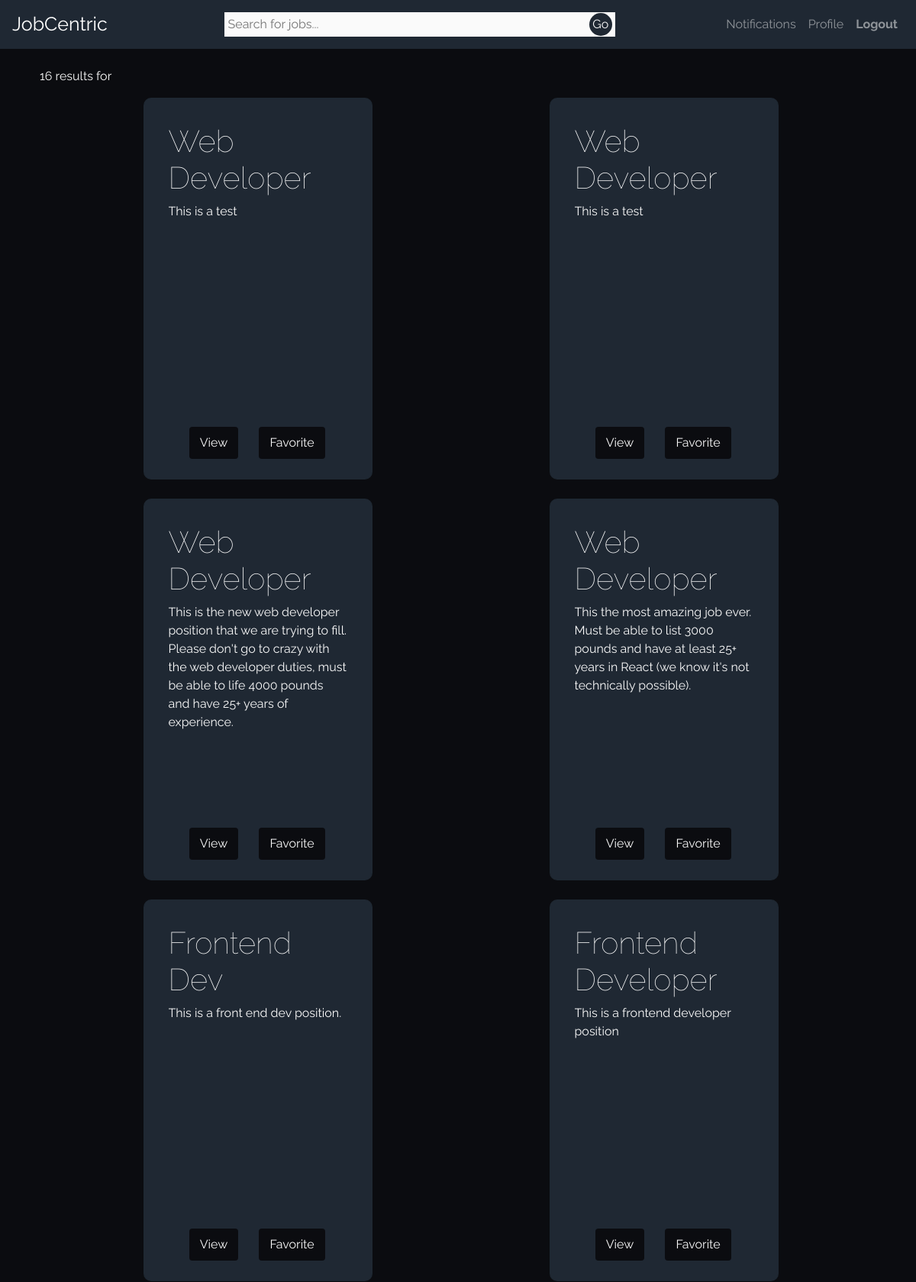
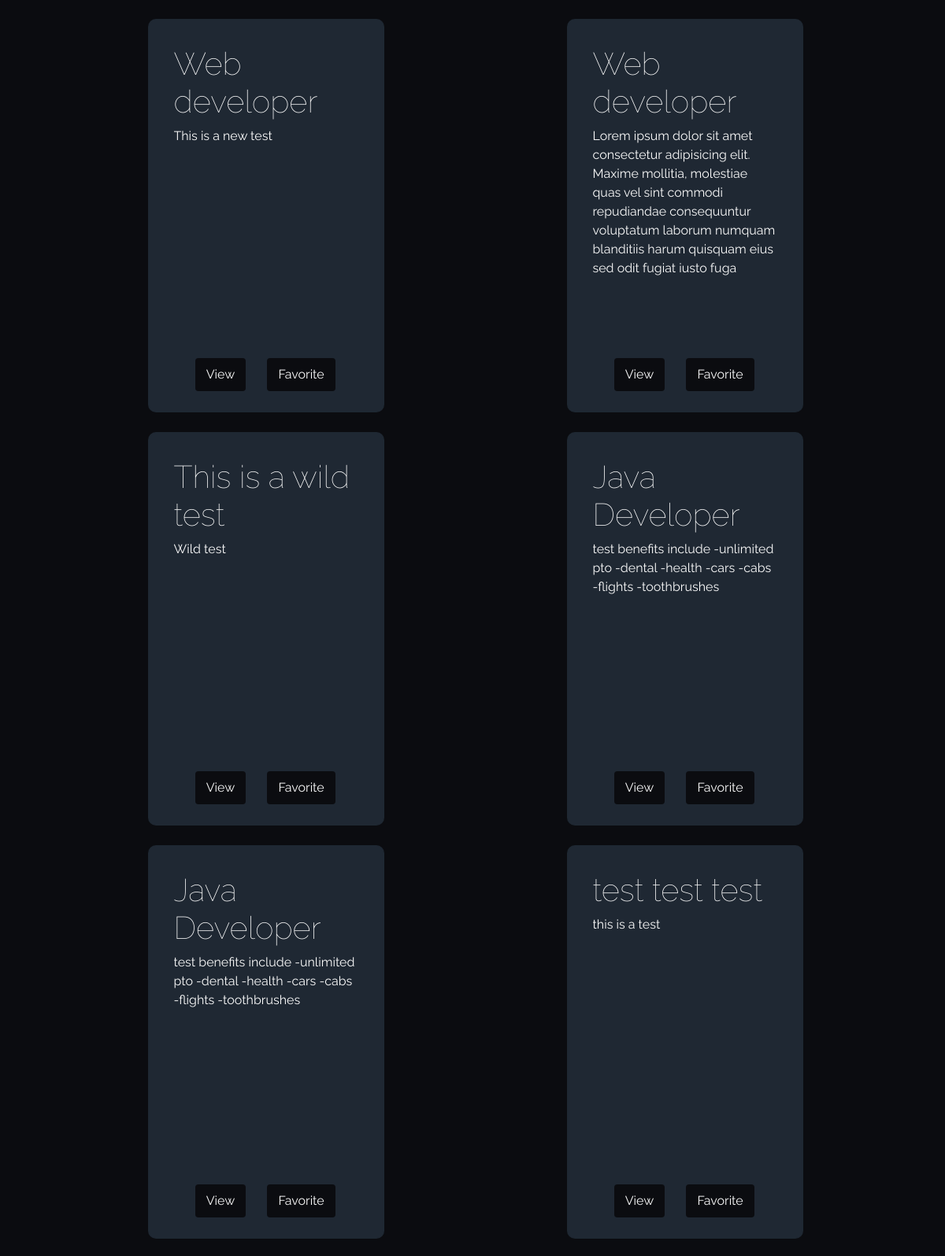
The app's page /search/ (signed in, upper part) with its own data (2 pictures, top to bottom).
### job/models.py (models this page shows)
class Listing(models.Model):
    user = models.ForeignKey(User, on_delete=models.CASCADE, related_name="listing_user", default=0)
    applicants = models.ManyToManyField(User, symmetrical=False, related_name="listing_applicants")
    accepted_apps = models.ManyToManyField(User, symmetrical=False, related_name="progress")
    interviewing_apps = models.ManyToManyField(User, symmetrical=False, related_name="interviewing")
    offer_extended_apps = models.ManyToManyField(User, symmetrical=False, related_name="offered")
    hired_apps = models.ManyToManyField(User, symmetrical=False, related_name="hired")
    denied_apps = models.ManyToManyField(User, symmetrical=False, related_name="denied")
    favorited_by = models.ManyToManyField(User, symmetrical=False, related_name="favorited_by")
    title = models.CharField(max_length=300)
    description = models.TextField(max_length=1500)
    location = models.CharField(max_length=150)
    job_type = models.CharField(choices=JOB_TYPE, max_length=1)
    category = models.CharField(choices=CATEGORY_TYPE, max_length=1, blank=True)
    compensation = models.CharField(choices=SALARY_TYPE, max_length=2)
    post_date = models.DateField(default=datetime.now().strftime("%Y-%m-%d"))
    is_open = models.BooleanField(default=True)
    def __str__(self):
        return self.title

### job/views.py (the view)
# urls.py: path("search/", job_views.search_view),
def search_view(request):
    template = 'search.html'
    keywords = request.GET.get('query', '')
    print(keywords)
    results = searchAlgo(keywords)
    context = {
        'results': results,
        'keywords': keywords,
    }
    return render(request, 'search.html', context)

### job/helpers.py (called while the page is built)
def searchAlgo(q):
    q_set = []
    keywords = q.lower()
    for listing in Listing.objects.all():
        title = listing.title.lower()
        if title.find(keywords) != -1:
            print(listing, "match")
            q_set.append(listing)
    print(q_set)
    return q_set

### templates/search.html
{% extends 'base_template.html' %}{% block content %}
<br />
<div class="search__container" style="padding-left: 7px; color:white;">
  <p>{{results|length}} results for <strong>{{keywords}}</strong></p>
  <div class="search-noads__container">
    {% for listing in results %}
    <div class="search-listing__container" style="color:white;">
      <h1>{{listing.title}}</h1>
      <p>{{listing.description}}</p>
      <div class="search-footer__container">
        <button id="search-footer__button">
          <a href="/listing/{{listing.id}}/">View</a>
        </button>
        <button id="search-footer__button">
          <a href="/favorite/{{listing.id}}/">{% if not favorite %}Favorite{% else %}Unfavorite{% endif %}</a>
        </button>
      </div>
    </div>
    {% endfor %}
  </div>
</div>
{% endblock %}

### static/index.css (style rules this page uses)
html, body { padding: none; margin: none; box-sizing: border-box; }
:root { --font-stack: "Raleway", sans-serif; --light-fontWeight: 100; --heavy-fontWeight: 400; --font-logo: "Montseratt", sans-serif; --background-color: #0b0c10; --light-color: #1f2833; --darker-color: rgb(31, 40, 51, 0.5); --offWhite: rgb(250, 250, 250); --offBlack: rgb(30, 30, 30); --card-padding: 2rem; --card-subContainer-borderRadius: 3px; --card-subContainer-padding: 1rem; --card-marginTop: 1.5rem; --container-borderRadius: 10px; --button-boxShadow: 0px 5px 10px var(--background-color); --button-transition: all 0.2s ease; --button-marginTop: 1rem; --button-padding: 0.5rem; }
h1, h2, h3, h4, h5, h6, p { font-family: var(--font-stack); font-weight: var(--light-fontWeight); color: var(--offWhite); }
a { font-family: var(--font-stack); font-weight: var(--heavy-fontWeight); cursor: pointer; }

### static/auth.css (style rules this page uses)
.auth__container h2, p { font-weight: var(--heavy-fontWeight); }

### static/search.css (style rules this page uses)
.search-noads__container { display: grid; grid-template-columns: repeat(3, 1fr); grid-gap: 50px; justify-items: center; padding: 0 2rem; margin-bottom: 1rem; }
.search-listing__container { background-color: var(--light-color); padding: var(--card-padding); border-radius: 10px; border: 1px solid var(--darker-color); height: 500px; width: 300px; position: relative; overflow: hidden; text-overflow: ellipsis; }
.search-listing__container p { height: 190px; overflow: hidden; }
.search-footer__container { margin: 1rem 0rem; position: absolute; display: flex; justify-content: space-evenly; width: 78%; bottom: 10px; }
#search-footer__button { margin-top: 1rem; transition: var(--button-transition); border: none; background: var(--background-color); border-radius: 4px; cursor: pointer; }
#search-footer__button a { outline: none; color: rgb(250, 250, 250); display: inline-block; position: relative; z-index: 1; margin: 0; padding: var(--button-padding); }
@media screen and (max-width: 1200px) { .search-noads__container { grid-template-columns: 1fr 1fr; grid-gap: 25px; } }

### records on screen
Listing: title "Web Developer", description "This is a test"
Listing: title "Web Developer", description "This is a test"
Listing: title "Web Developer", description "This is the new web developer position that we are trying to fill. Please don't go to crazy with the web developer duties, must be able to life 4000 pounds and have 25+ years of experience."
Listing: title "Web Developer", description "This the most amazing job ever. Must be able to list 3000 pounds and have at least 25+ years in React (we know it's not technically possible)."
Listing: title "Frontend Dev", description "This is a front end dev position."
Listing: title "Frontend Developer", description "This is a frontend developer position"
Listing: title "Web developer", description "This is a new test"
Listing: title "Web developer", description "Lorem ipsum dolor sit amet consectetur adipisicing elit. Maxime mollitia, molestiae quas vel sint commodi repudiandae consequuntur voluptatum laborum numquam blanditiis harum quisquam eius sed odit fugiat iusto fuga…"
Listing: title "This is a wild test", description "Wild test"
Listing: title "Java Developer", description "test benefits include -unlimited pto -dental -health -cars -cabs -flights -toothbrushes"
Listing: title "Java Developer", description "test benefits include -unlimited pto -dental -health -cars -cabs -flights -toothbrushes"
Listing: title "test test test", description "this is a test"

### other values on screen
{{ results|length }} "16"
